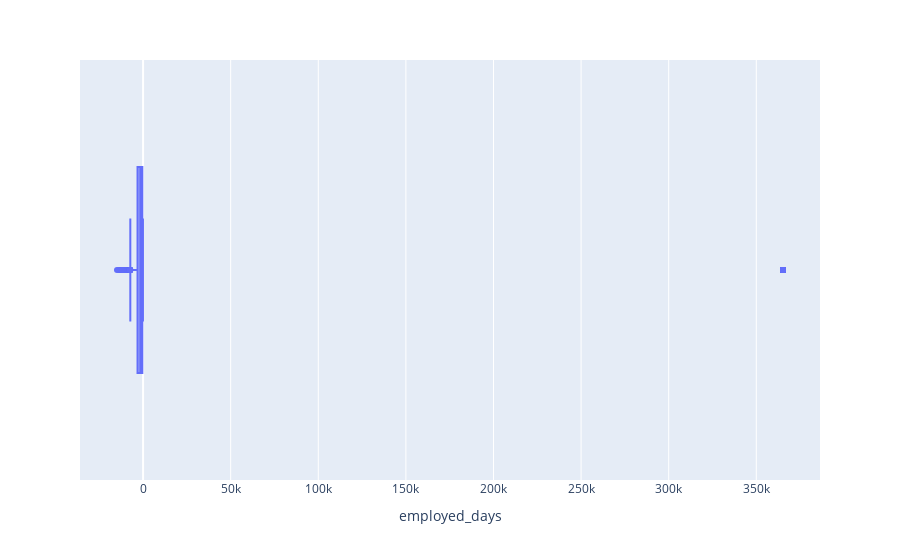

The notebook cell this image was saved under:
### Code cell
fig = px.box(df, x = df['employed_days'])
fig.show()

### Figure 1 — Plotly figure (JSON) as saved in the notebook; plotly's stock layout.template omitted (floating-point values rounded to 4 significant figures; data arrays with more than 128 entries replaced by an {"elided": "..."} marker saying what was removed)
{"data": [{"alignmentgroup": "True", "hovertemplate": "employed_days=%{x}<extra></extra>", "legendgroup": "", "marker": {"color": "#636efa"}, "name": "", "notched": false, "offsetgroup": "", "orientation": "h", "showlegend": false, "type": "box", "x": {"elided": "1548 int values"}, "x0": " ", "xaxis": "x", "y0": " ", "yaxis": "y"}], "layout": {"boxmode": "group", "legend": {"tracegroupgap": 0}, "margin": {"t": 60}, "xaxis": {"anchor": "y", "domain": [0, 1], "title": {"text": "employed_days"}}, "yaxis": {"anchor": "x", "domain": [0, 1]}}}
